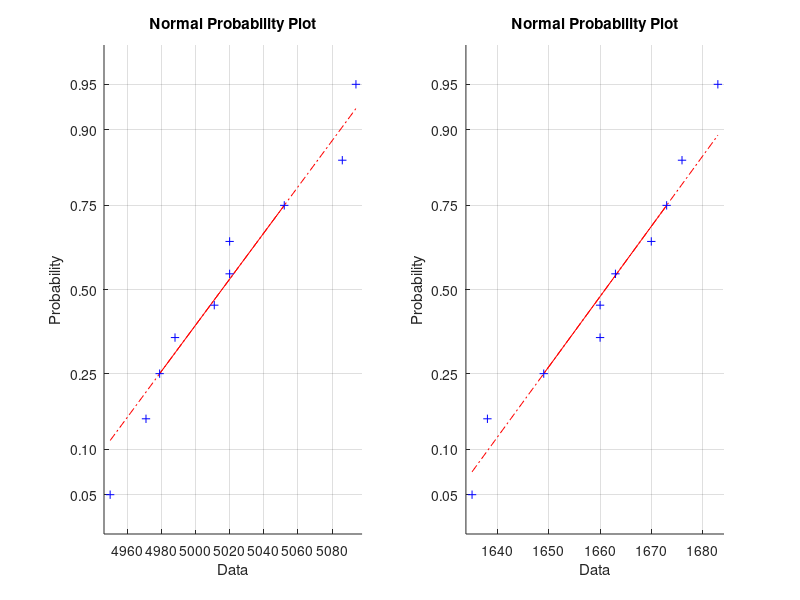

The MATLAB script that drew this image:
 % Paired t-test
% sigma unknown or small sample size n < 30

% The function ttest2 tests if two independent samples come from normal 
% distributions with equal but unknown standard deviations and the same 
% mean, against the alternative that the means are unequal.

% This is however a righ tailed test, that tests if x is greater than y.

close; clc; clear all:

% ANN vs. SS
% data_own   = [2330 2359 2375 2373 2409 2400 2396 2388 2285 2384];
% data_other = [2556 2547 2541 2542 2530 2533 2534 2537 2571 2538];

% SS
% data_own   = [5673 5998 5973 5978 6040 5955 6088 6018 5886 6001];
% data_other = [1442 1334 1342 1340 1320 1348 1304 1327 1371 1333];

% ANN
data_own   = [5011 4950 5086 4979 5020 5020 4988 5052 4971 5094];
data_other = [1663 1683 1638 1673 1660 1660 1670 1649 1676 1635];

% Q
%data_own   = [];
%data_other = [];

mean_own = mean(data_own);
var_own  = var(data_own);

mean_other = mean(data_other);
var_other  = var(data_other);

fprintf('Mean: %.2f', mean_own/100)

figure(1)
subplot(1,2,1)
normplot(data_own)
subplot(1,2,2)
normplot(data_other)

[h,p,ci,stat] = ttest2(data_own, data_other);
fprintf('\nThe P value is: %d\n', p)
fprintf('Rejected (1) or accepted (0) at 5%% signifance level: %i\n\n', h)
stat


